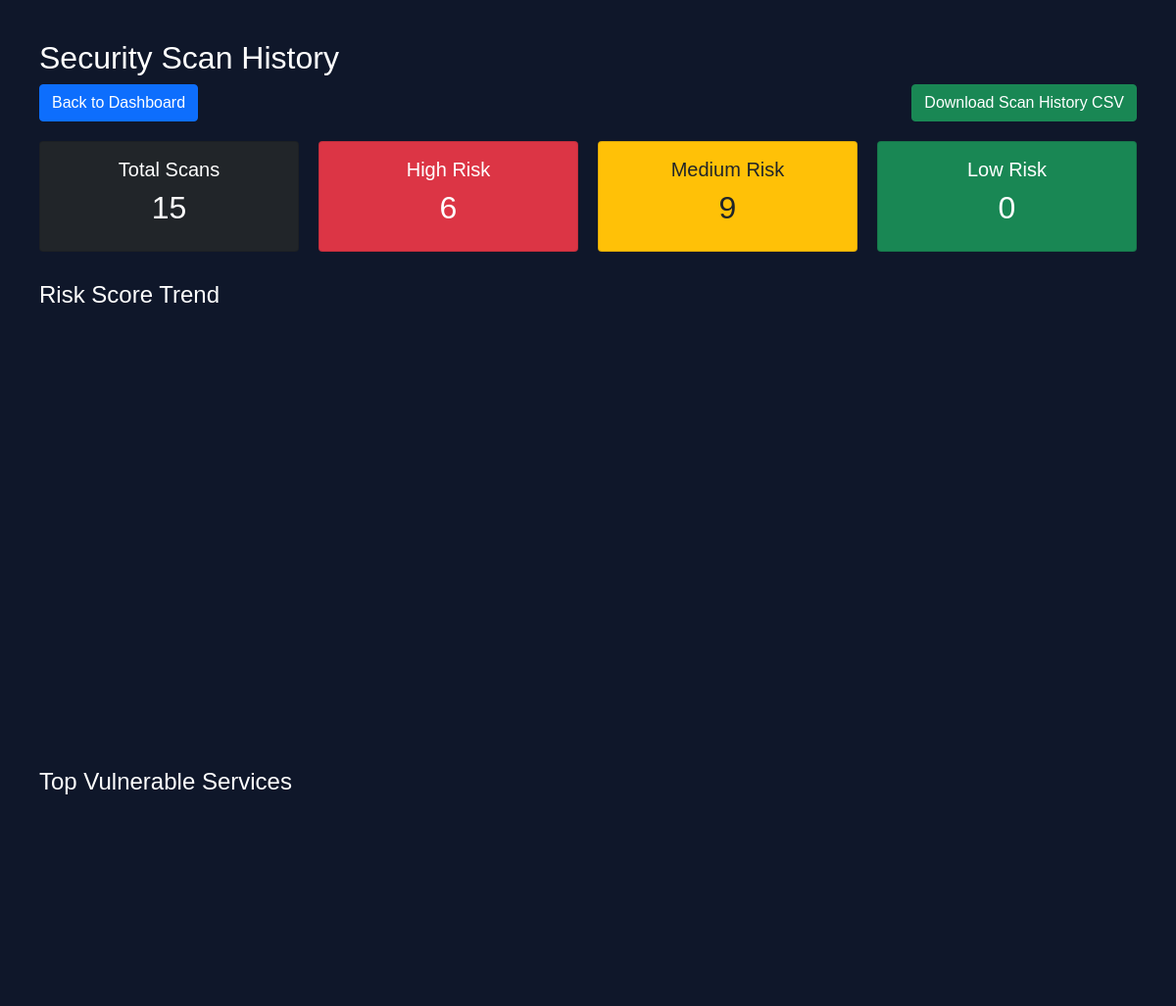
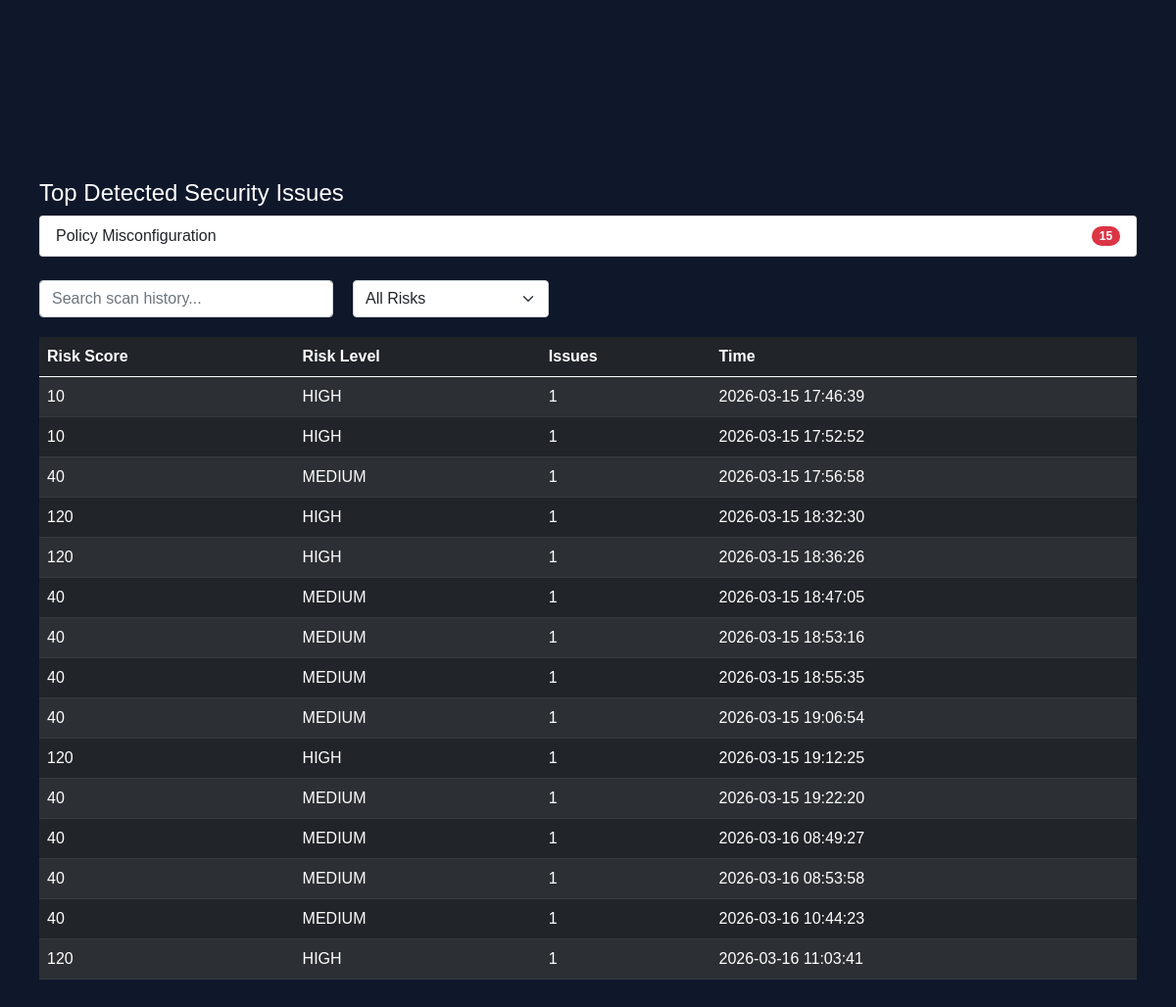
Page /history (signed in) on the earlier database version (2 pictures, top to bottom).
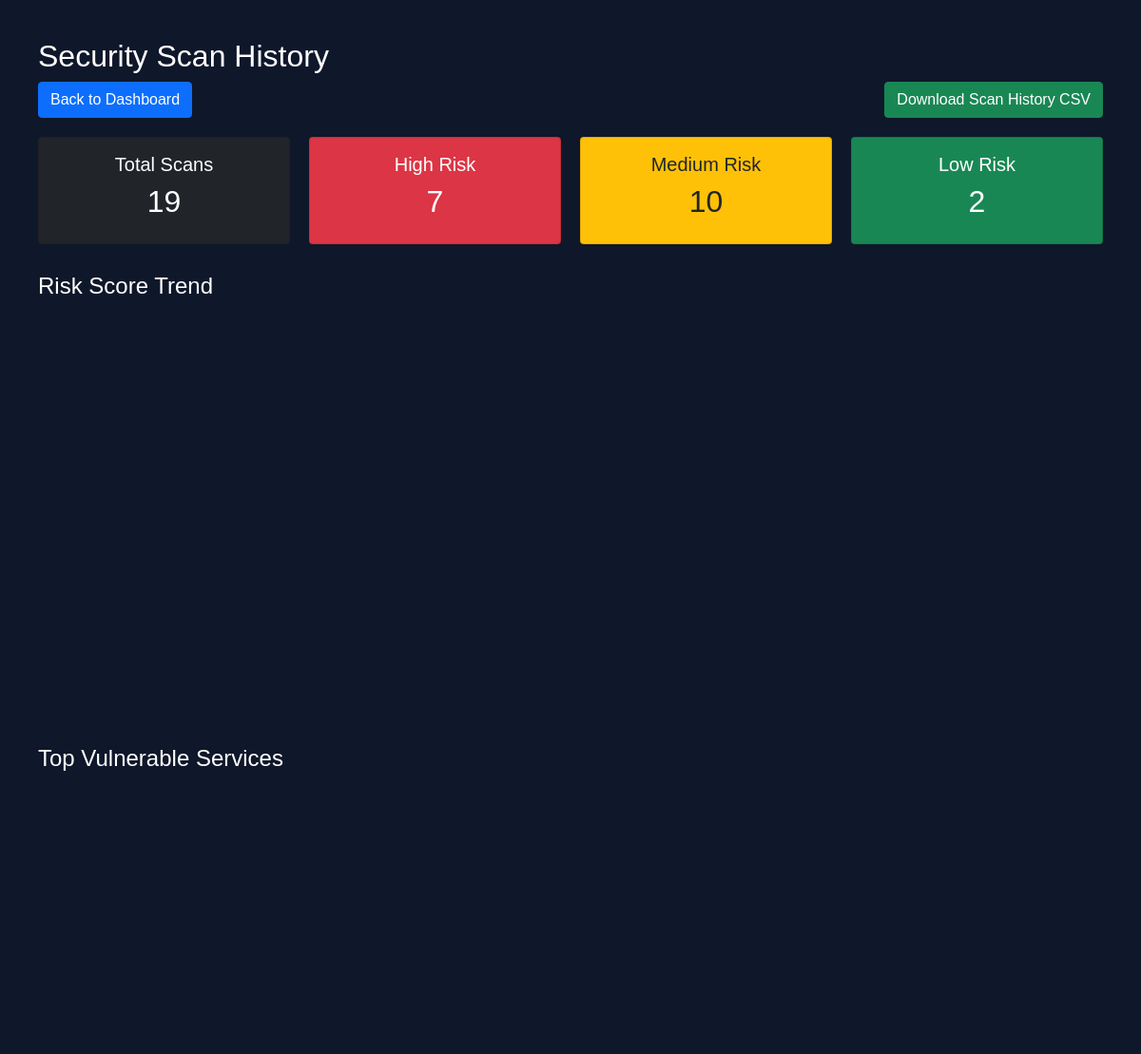
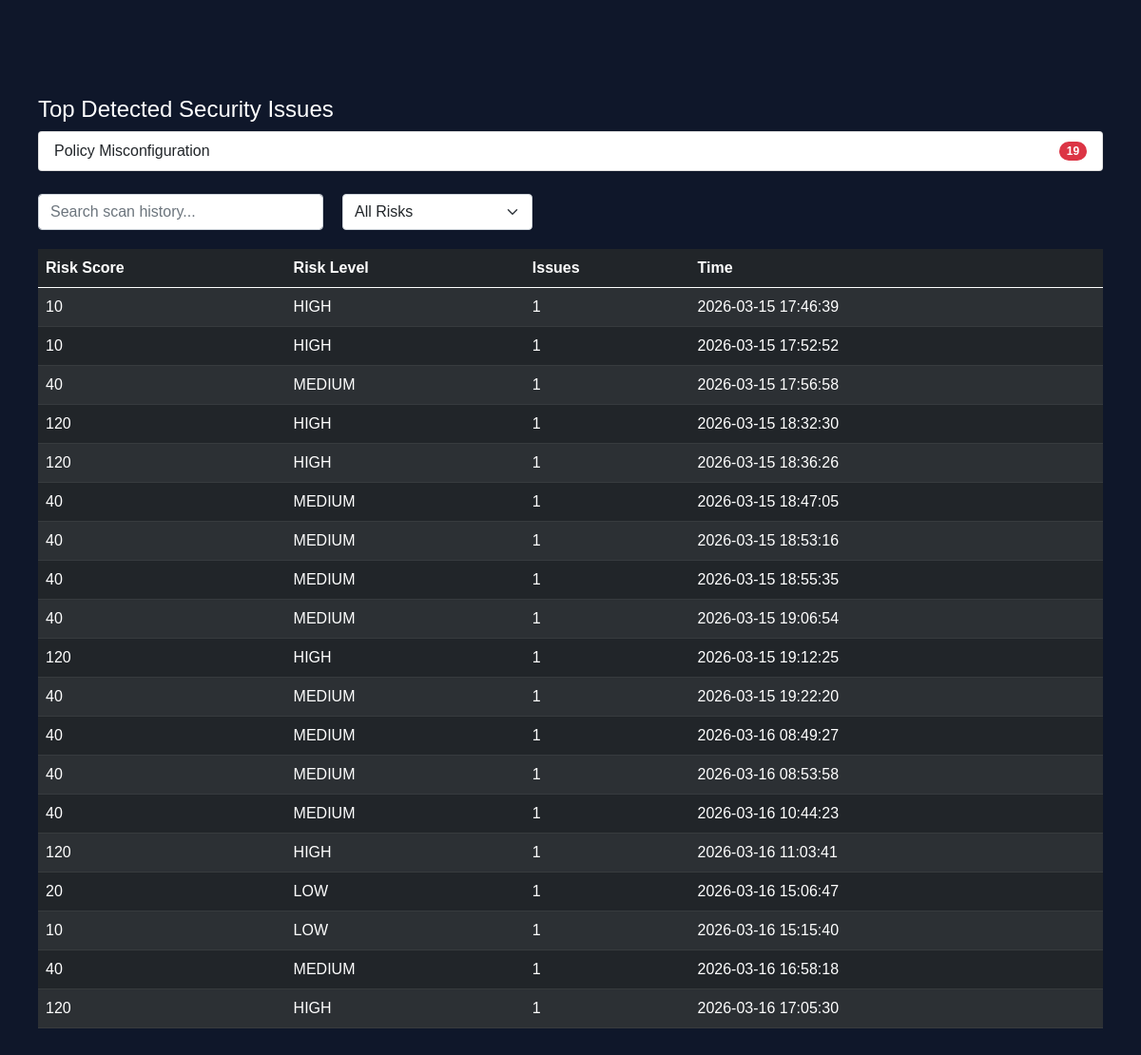
Same page on the later database version (2 pictures, top to bottom).
### tables this page shows
CREATE TABLE scans (
            id INTEGER PRIMARY KEY AUTOINCREMENT,
            username TEXT,
            risk_score INTEGER,
            risk_level TEXT,
            issues_count INTEGER,
            timestamp DATETIME DEFAULT CURRENT_TIMESTAMP
        );

### app.py (the view)
@app.route("/history")
def history():
    if "user_id" not in session:
        return redirect(url_for("auth.login"))
    username = session.get("username")
    scans = get_scan_history(username)
    vulnerability_counts = {}
    for scan in scans:
        issues_count = scan[2]
        if issues_count > 0:
            vulnerability_counts["Policy Misconfiguration"] = (
                vulnerability_counts.get("Policy Misconfiguration", 0) + issues_count
            )
    top_vulnerabilities = sorted(
        vulnerability_counts.items(),
        key=lambda x: x[1],
        reverse=True
    )
    services = ["IAM", "S3", "EC2", "Lambda"]
    service_risk_values = [6, 4, 3, 2]
    service_fig = go.Figure()
    service_fig.add_trace(go.Bar(
        x=services,
        y=service_risk_values,
        marker_color="orange"
    ))
    service_fig.update_layout(
        title="Top Vulnerable Services",
        xaxis_title="Cloud Service",
        yaxis_title="Risk Count",
        template="plotly_dark",
        height=350
    )
    service_chart = plot(
        service_fig,
        output_type="div",
        include_plotlyjs=False,
        config={"displaylogo": False, "displayModeBar": False}
    )
    total_scans = len(scans)
    high_risk = len([s for s in scans if s[1] == "HIGH"])
    medium_risk = len([s for s in scans if s[1] == "MEDIUM"])
    low_risk = len([s for s in scans if s[1] == "LOW"])
    scans = list(reversed(scans))
    risk_scores = [scan[0] for scan in scans]
    timestamps = [scan[3] for scan in scans]
    fig = go.Figure()
    fig.add_trace(go.Scatter(
    x=timestamps,
    y=risk_scores,
    mode='lines+markers',
    name='Risk Score'
    ))
    fig.update_layout(
        title = "Risk Score Trend",
        height=420,
        xaxis_title="Time",
        yaxis_title="Risk Score",
        template="plotly_dark",
        margin = dict(l=20,r=20,t=40,b=20),
        xaxis_tickangle=-45
    )
    chart = plot(
        fig,
        output_type="div",
        include_plotlyjs=False,
        config={"displaylogo": False,
                "displayModeBar": False}
    )
    return render_template(
        "history.html",
        scans=scans,
        chart=chart,
        service_chart=service_chart,
        total_scans=total_scans,
        high_risk=high_risk,
        medium_risk=medium_risk,
        low_risk=low_risk,
        top_vulnerabilities=top_vulnerabilities
    )

### database/db.py (called while the page is built)
def get_scan_history(username):
    conn = sqlite3.connect(DB_NAME)
    cursor = conn.cursor()
    cursor.execute(
        """
        SELECT risk_score, risk_level, issues_count, timestamp
        FROM scans
        WHERE username = ?
        ORDER BY timestamp DESC
    """,
        (username,),
    )
    rows = cursor.fetchall()
    conn.close()
    return rows

### templates/history.html (shortened to what this page needs)
<!DOCTYPE html>
<html>
<head>
    <link href="https://cdn.jsdelivr.net/npm/bootstrap@5.0.0-beta3/dist/css/bootstrap.min.css" rel="stylesheet">
</head>
<body>
    <h2>Security Scan History</h2>
    <div style="display:flex; justify-content:space-between; margin-bottom:20px;">
        <a href="/" class="btn btn-primary">
            Back to Dashboard
        </a>
        <a href="/export_csv" class="btn btn-success">
            Download Scan History CSV
        </a>
    </div>
    <div style="display:flex; gap:20px; margin-bottom:30px;">
        <div class="card bg-dark text-white p-3" style="flex:1; text-align:center;">
            <h5>Total Scans</h5>
            <h2>{{ total_scans }}</h2>
        </div>
        <div class="card bg-danger text-white p-3" style="flex:1; text-align:center;">
            <h5>High Risk</h5>
            <h2>{{ high_risk }}</h2>
        </div>
        <div class="card bg-warning text-dark p-3" style="flex:1; text-align:center;">
            <h5>Medium Risk</h5>
            <h2>{{ medium_risk }}</h2>
        </div>
        <div class="card bg-success text-white p-3" style="flex:1; text-align:center;">
            <h5>Low Risk</h5>
            <h2>{{ low_risk }}</h2>
        </div>
    </div>
    <h4 style="margin-top:30px;">Risk Score Trend</h4>
    <div style="margin-bottom:40px;">
        {{ chart | safe }}
    </div>
    <h4 style="margin-top:30px;">Top Vulnerable Services</h4>
    <div style="margin-bottom:40px;">
        {{ service_chart | safe }}
    </div>
    <h4 style="margin-top:30px;">Top Detected Security Issues</h4>
    <ul class="list-group mb-4">
        {% for vuln, count in top_vulnerabilities %}
        <li class="list-group-item d-flex justify-content-between align-items-center">
            {{ vuln }}
            <span class="badge bg-danger rounded-pill">{{ count }}</span>
        </li>
        {% endfor %}
    </ul>
    <div style="display:flex; gap:20px; margin-bottom:20px;">
        <input type="text" id="searchInput" onkeyup="searchTable()" placeholder="Search scan history..."
            class="form-control" style="max-width:300px;">
        <select id="riskFilter" class="form-select" style="width:200px;" onchange="filterTable()">
            <option value="ALL">All Risks</option>
        </select>
    </div>
    <table id="scanTable" class="table table-dark table-striped">
        <thead>
            <tr>
                <th>Risk Score</th>
                <th>Risk Level</th>
                <th>Issues</th>
                <th>Time</th>
            </tr>
        </thead>
        <tbody>
            {% for scan in scans %}
            <tr>
                <td>{{ scan[0] }}</td>
                <td>{{ scan[1] }}</td>
                <td>{{ scan[2] }}</td>
                <td>{{ scan[3] }}</td>
            </tr>
            {% endfor %}
        </tbody>
    </table>
</body>
</html>

### templates/history.html (style rules this page uses)
body { background: #0f172a; color: white; font-family: Arial; padding: 40px; }
table { background: #1e293b; }

Differences in the rows shown:
added scans: risk_score "20", risk_level "LOW", issues_count "1", timestamp "2026-03-16 15:06:47"
added scans: risk_score "10", risk_level "LOW", issues_count "1", timestamp "2026-03-16 15:15:40"
added scans: risk_score "40", risk_level "MEDIUM", issues_count "1", timestamp "2026-03-16 16:58:18"
added scans: risk_score "120", risk_level "HIGH", issues_count "1", timestamp "2026-03-16 17:05:30"
Other differences:
{{ total_scans }}: "15" → "19"
{{ high_risk }}: "6" → "7"
{{ medium_risk }}: "9" → "10"
{{ low_risk }}: "0" → "2"
new list line: "Policy Misconfiguration 19"
list line gone: "Policy Misconfiguration 15"
